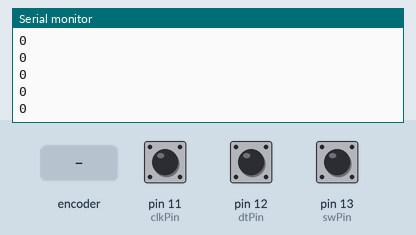
A sketch run on a simulated Arduino Uno, built with avr-gcc and run on an emulated ATmega328P. Shown: the last lines printed to the serial monitor. Inputs (shaded band) come from the test bench; at power-on: pin 11 (clkPin) HIGH, pin 12 (dtPin) HIGH, pin 13 (swPin) HIGH.

Above: at 1.2 s.
1.3 s: rotary encoder on pin 11 (clkPin) / pin 12 (dtPin) turned 1 step (first pin leading)
At 2.1 s:
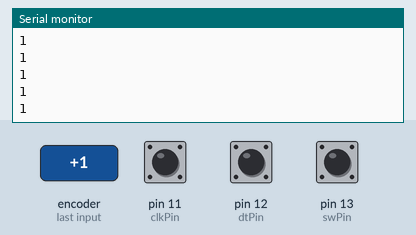
3.0 s: rotary encoder on pin 11 (clkPin) / pin 12 (dtPin) turned 1 step (first pin leading)
At 3.5 s:
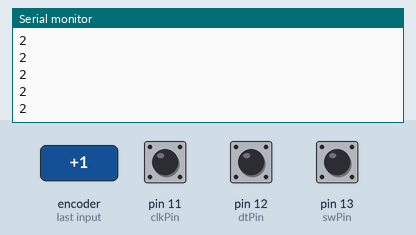
Timing chart, 0 to 6.0 s (numbered marks = the images above; inputs shaded):
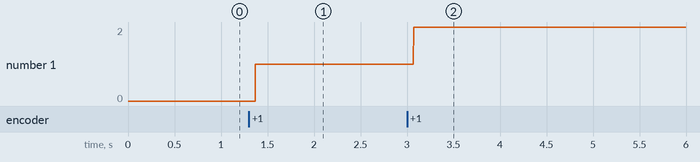

Measured:
- after the input at 1.3 s, the serial monitor: prints a new line after 0.07 s (image 1)
- after the input at 3.0 s, the serial monitor: prints a new line after 0.07 s (image 2)
- plotted number 1: 0 → 1 after the input at 1.3 s, 1 → 2 after the input at 3.0 s

The sketch:

rotary_encoder.ino
```cpp
//Rotary Encoder
/*You will see the angular displacement of the rotary encoder printed on Serial Monitor.
 When you turn the rotary encoder clockwise, the angular displacement is increased;
 when turn it counterclockwise, the displacement is decreased.
 If you press the switch on the rotary encoder, the readings will return to zero.*/
//Email: support@sunfounder.com
//Website: www.sunfounder.com
//2015.5.7

const int clkPin= 11;  // The clk attaches to pin 11
const int dtPin= 12;  // Dt attaches to pin 12
const int swPin= 13;  // The click button attaches to pin 13

int encoderVal = 0;

void setup()
{
  //set clkPin,dePin,swPin as INPUT
  pinMode(clkPin, INPUT);
  pinMode(dtPin, INPUT);
  pinMode(swPin, INPUT);
  digitalWrite(swPin, HIGH);
  Serial.begin(9600); // initialize serial communications at 9600 bps

}

void loop()
{
  int change = getEncoderTurn();//
  encoderVal = encoderVal + change;
  if(digitalRead(swPin) == LOW)//if button pull down
  {
    encoderVal = 0;
  }
  Serial.println(encoderVal);
}

int getEncoderTurn(void)
{
  static int oldA = HIGH; //set the oldA as HIGH
  static int oldB = HIGH; //set the oldB as HIGH
  int result = 0;
  int newA = digitalRead(clkPin);//read the value of clkPin to newA
  int newB = digitalRead(dtPin);//read the value of dtPin to newB
  if (newA != oldA || newB != oldB) //if the value of clkPin or the dtPin has changed
  {
    // something has changed
    if (oldA == HIGH && newA == LOW)
    {
      result = (oldB * 2 - 1);
    }
  }
  oldA = newA;
  oldB = newB;
  return result;
}
```
